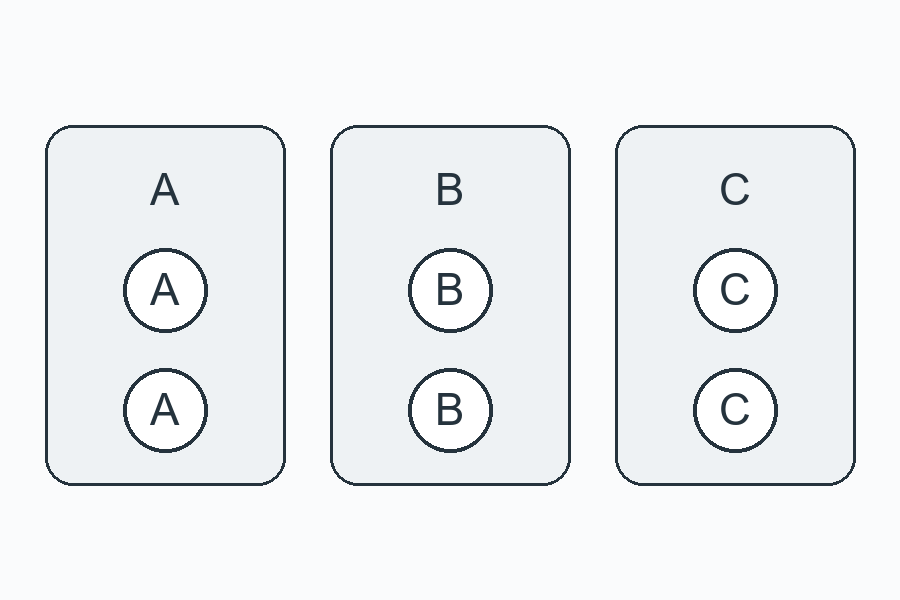
#> input picture services/workspace/authoring-examples/images/grouped.png, 900 x 600 px
$ python compare-screenshots.py ../services/workspace/authoring-examples/images/grouped.png ../services/workspace/authoring-examples/images/paired.png out.png
#> lines starting #> are read from the running program, lines starting #| are printed output that depends on the picture
import argparse
from pathlib import Path
from PIL import Image, ImageDraw

parser = argparse.ArgumentParser()
parser.add_argument("source", type=Path)
parser.add_argument("implementation", type=Path)
parser.add_argument("output", type=Path)
parser.add_argument("--crop", type=int, nargs=4)
args = parser.parse_args()
source = Image.open(args.source).convert("RGB")
#> source is the input picture: PIL image 900x600 RGB; mean R, G, B 237.9, 240.5, 242.2
implementation = Image.open(args.implementation).convert("RGB")
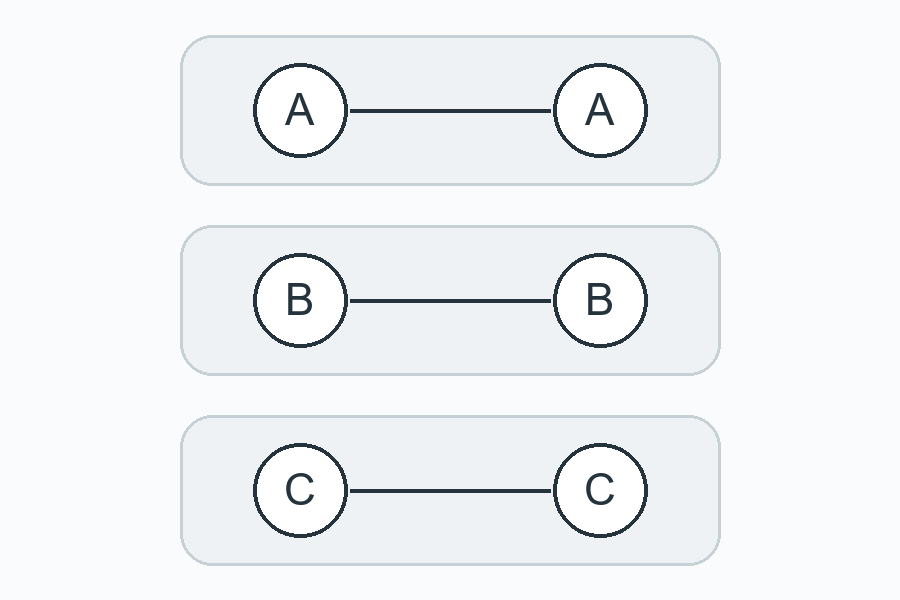
#> input picture services/workspace/authoring-examples/images/paired.png, 900 x 600 px
#> implementation is the input picture: PIL image 900x600 RGB; mean R, G, B 240.7, 243.1, 244.7
if source.size != implementation.size:
    raise ValueError(f"Expected equal captures: {source.size} != {implementation.size}")
if args.crop:
    source = source.crop(args.crop)
    implementation = implementation.crop(args.crop)
width, height = source.size
#> width = 900; height = 600
combined = Image.new("RGB", (width * 2 + 12, height + 28), "#e6e8eb")
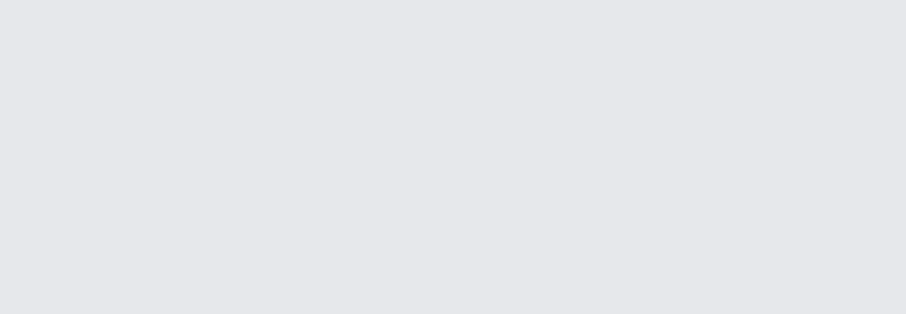
#> combined: PIL image 1812x628 RGB (shown at 1/2 size); mean R, G, B 230, 232, 235
draw = ImageDraw.Draw(combined)
draw.text((8, 8), "SOURCE", fill="#20252b")
draw.text((width + 20, 8), "IMPLEMENTATION", fill="#20252b")
combined.paste(source, (0, 28))
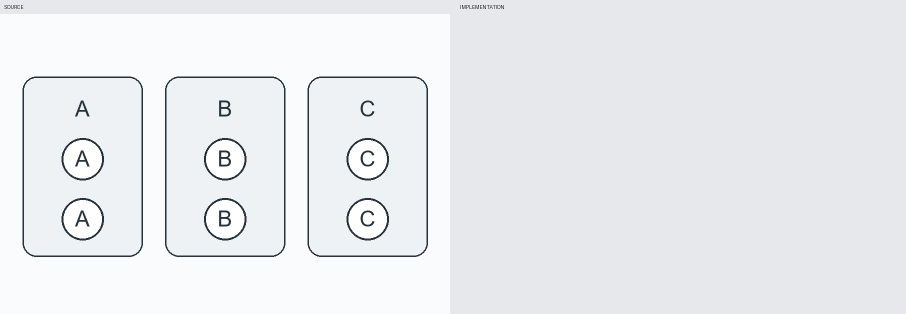
#> combined: PIL image 1812x628 RGB (shown at 1/2 size); mean R, G, B 233.7, 236, 238.4
combined.paste(implementation, (width + 12, 28))
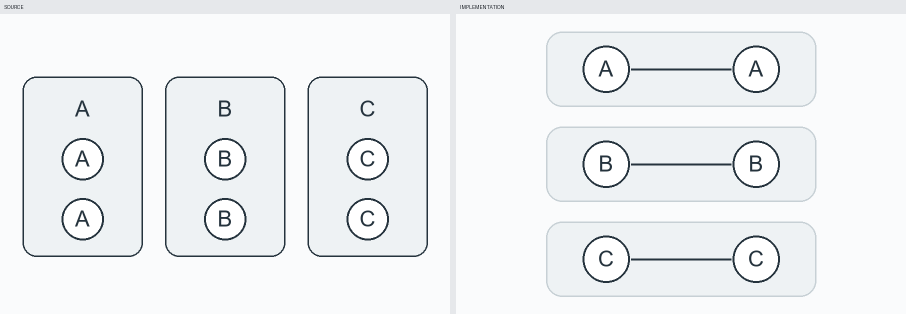
#> combined: PIL image 1812x628 RGB (shown at 1/2 size); mean R, G, B 238.8, 241.3, 243
args.output.parent.mkdir(parents=True, exist_ok=True)
combined.save(args.output)
